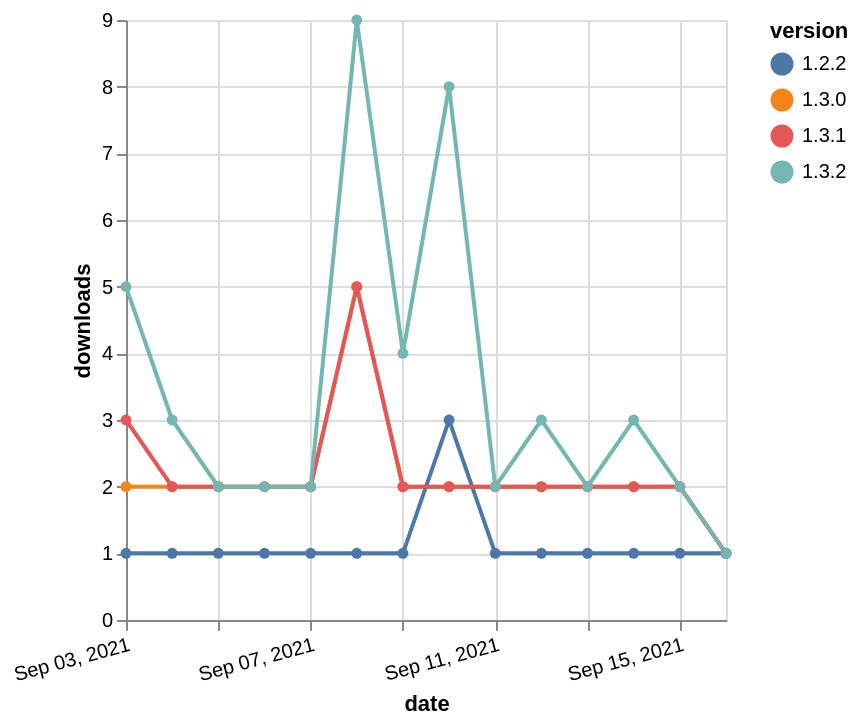

This figure's Vega-Lite source:
### Vega-Lite specification from a JSON file in a GitHub repository (floating-point values rounded to 4 significant figures)
{"$schema": "https://vega.github.io/schema/vega-lite/v5.json", "description": "A simple bar chart with embedded data.", "data": {"values": [{"date": "2021-09-03", "total": 3357, "delta": 2, "version": "1.3.0"}, {"date": "2021-09-04", "total": 3359, "delta": 2, "version": "1.3.0"}, {"date": "2021-09-05", "total": 3361, "delta": 2, "version": "1.3.0"}, {"date": "2021-09-06", "total": 3363, "delta": 2, "version": "1.3.0"}, {"date": "2021-09-07", "total": 3365, "delta": 2, "version": "1.3.0"}, {"date": "2021-09-08", "total": 3370, "delta": 5, "version": "1.3.0"}, {"date": "2021-09-09", "total": 3372, "delta": 2, "version": "1.3.0"}, {"date": "2021-09-10", "total": 3374, "delta": 2, "version": "1.3.0"}, {"date": "2021-09-11", "total": 3376, "delta": 2, "version": "1.3.0"}, {"date": "2021-09-12", "total": 3378, "delta": 2, "version": "1.3.0"}, {"date": "2021-09-13", "total": 3380, "delta": 2, "version": "1.3.0"}, {"date": "2021-09-14", "total": 3382, "delta": 2, "version": "1.3.0"}, {"date": "2021-09-15", "total": 3384, "delta": 2, "version": "1.3.0"}, {"date": "2021-09-16", "total": 3385, "delta": 1, "version": "1.3.0"}, {"date": "2021-09-03", "total": 268, "delta": 1, "version": "1.2.2"}, {"date": "2021-09-04", "total": 269, "delta": 1, "version": "1.2.2"}, {"date": "2021-09-05", "total": 270, "delta": 1, "version": "1.2.2"}, {"date": "2021-09-06", "total": 271, "delta": 1, "version": "1.2.2"}, {"date": "2021-09-07", "total": 272, "delta": 1, "version": "1.2.2"}, {"date": "2021-09-08", "total": 273, "delta": 1, "version": "1.2.2"}, {"date": "2021-09-09", "total": 274, "delta": 1, "version": "1.2.2"}, {"date": "2021-09-10", "total": 277, "delta": 3, "version": "1.2.2"}, {"date": "2021-09-11", "total": 278, "delta": 1, "version": "1.2.2"}, {"date": "2021-09-12", "total": 279, "delta": 1, "version": "1.2.2"}, {"date": "2021-09-13", "total": 280, "delta": 1, "version": "1.2.2"}, {"date": "2021-09-14", "total": 281, "delta": 1, "version": "1.2.2"}, {"date": "2021-09-15", "total": 282, "delta": 1, "version": "1.2.2"}, {"date": "2021-09-16", "total": 283, "delta": 1, "version": "1.2.2"}, {"date": "2021-09-03", "total": 3377, "delta": 3, "version": "1.3.1"}, {"date": "2021-09-04", "total": 3379, "delta": 2, "version": "1.3.1"}, {"date": "2021-09-05", "total": 3381, "delta": 2, "version": "1.3.1"}, {"date": "2021-09-06", "total": 3383, "delta": 2, "version": "1.3.1"}, {"date": "2021-09-07", "total": 3385, "delta": 2, "version": "1.3.1"}, {"date": "2021-09-08", "total": 3390, "delta": 5, "version": "1.3.1"}, {"date": "2021-09-09", "total": 3392, "delta": 2, "version": "1.3.1"}, {"date": "2021-09-10", "total": 3394, "delta": 2, "version": "1.3.1"}, {"date": "2021-09-11", "total": 3396, "delta": 2, "version": "1.3.1"}, {"date": "2021-09-12", "total": 3398, "delta": 2, "version": "1.3.1"}, {"date": "2021-09-13", "total": 3400, "delta": 2, "version": "1.3.1"}, {"date": "2021-09-14", "total": 3402, "delta": 2, "version": "1.3.1"}, {"date": "2021-09-15", "total": 3404, "delta": 2, "version": "1.3.1"}, {"date": "2021-09-16", "total": 3405, "delta": 1, "version": "1.3.1"}, {"date": "2021-09-03", "total": 3317, "delta": 5, "version": "1.3.2"}, {"date": "2021-09-04", "total": 3320, "delta": 3, "version": "1.3.2"}, {"date": "2021-09-05", "total": 3322, "delta": 2, "version": "1.3.2"}, {"date": "2021-09-06", "total": 3324, "delta": 2, "version": "1.3.2"}, {"date": "2021-09-07", "total": 3326, "delta": 2, "version": "1.3.2"}, {"date": "2021-09-08", "total": 3335, "delta": 9, "version": "1.3.2"}, {"date": "2021-09-09", "total": 3339, "delta": 4, "version": "1.3.2"}, {"date": "2021-09-10", "total": 3347, "delta": 8, "version": "1.3.2"}, {"date": "2021-09-11", "total": 3349, "delta": 2, "version": "1.3.2"}, {"date": "2021-09-12", "total": 3352, "delta": 3, "version": "1.3.2"}, {"date": "2021-09-13", "total": 3354, "delta": 2, "version": "1.3.2"}, {"date": "2021-09-14", "total": 3357, "delta": 3, "version": "1.3.2"}, {"date": "2021-09-15", "total": 3359, "delta": 2, "version": "1.3.2"}, {"date": "2021-09-16", "total": 3360, "delta": 1, "version": "1.3.2"}]}, "width": "container", "mark": {"type": "line", "point": {"filled": true}}, "encoding": {"x": {"field": "date", "type": "temporal", "timeUnit": "yearmonthdate", "title": "date", "axis": {"labelAngle": -15}}, "y": {"field": "delta", "type": "quantitative", "title": "downloads"}, "color": {"field": "version", "type": "nominal"}, "tooltip": {"field": "delta"}}}
